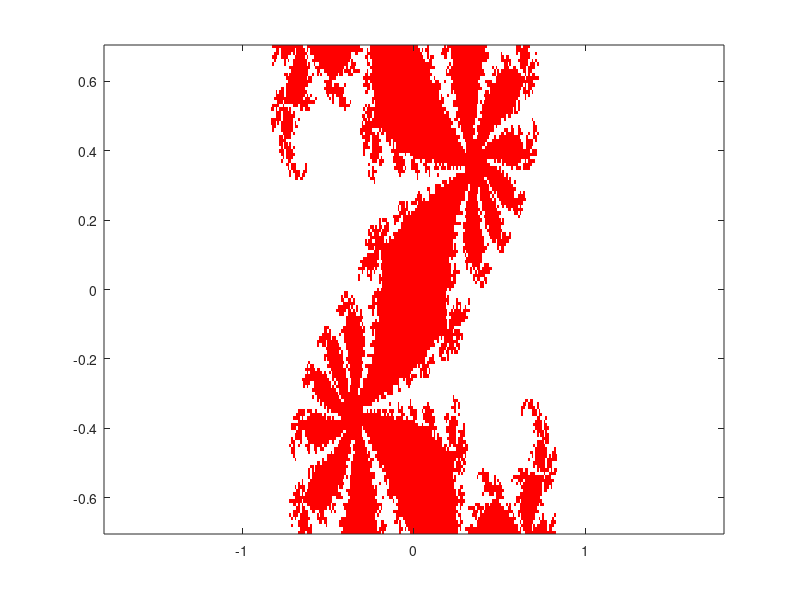

This chart was generated by the following MATLAB code:
%Raymond Canchola
%Generate(and plot)other examples changing value of c
%
%There are infinite amounts of julia sets by changing the values of c.
%In addition, there are two possiblites of changing the intial value z_0
%either phi(z) can stay bounded or increase towards indfinity.

%%
c = + 0.36 + 0.1i;
phi = @(z) z^2 + c;
fixpt1 = (1 + sqrt(6))/2;
fixpt2 = (1 - sqrt(6))/2;
colormap([1 0 0; 1 1 1]);

M = 2*ones(141,361);

for j=1:141
    y = -0.7 + (j-1)*.01;
    for i=1:361
        x = -1.8 + (i-1)*.01;
        z = x + 1i*y;
        zk = z;
        iflag1 = 0;
        iflag2 = 0;
        kount = 0;
        
        while kount < 100 & abs(zk) < 2 & iflag1 < 5 & iflag2 < 5,
            kount = kount+1;
            zk = phi(zk);
            
            err1 = abs(zk-fixpt1);
            if err1 < 1.e-6
                iflag1 = iflag1 + 1;
            else
                iflag1 = 0;
            end
            
            err2 = abs(zk-fixpt2);
            if err2 < 1.e-6
                iflag2 = iflag2 + 1;
            else
                iflag2 = 0;
            end
        end
        if iflag1 >= 5 | iflag2 >= 5 | kount >= 100
            M(j,i) = 1;
        end
    end
end
image([-1.8 1.8],[-.7 .7],M)
axis xy
